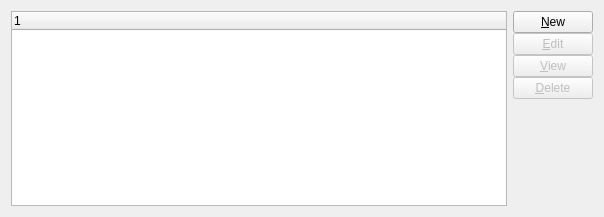
<?xml version="1.0" encoding="UTF-8"?>
<ui version="4.0">
 <comment>This file is part of the xTuple ERP: PostBooks Edition, a free and
open source Enterprise Resource Planning software suite,
Copyright (c) 1999-2018 by OpenMFG LLC, d/b/a xTuple.
It is licensed to you under the Common Public Attribution License
version 1.0, the full text of which (including xTuple-specific Exhibits)
is available at www.xtuple.com/CPAL.  By using this software, you agree
to be bound by its terms.</comment>
 <class>alarms</class>
 <widget class="QWidget" name="alarms">
  <property name="geometry">
   <rect>
    <x>0</x>
    <y>0</y>
    <width>604</width>
    <height>217</height>
   </rect>
  </property>
  <property name="minimumSize">
   <size>
    <width>0</width>
    <height>200</height>
   </size>
  </property>
  <property name="windowTitle">
   <string>Form</string>
  </property>
  <layout class="QHBoxLayout">
   <item>
    <widget class="XTreeWidget" name="_alarms">
     <property name="sizePolicy">
      <sizepolicy hsizetype="Expanding" vsizetype="Expanding">
       <horstretch>0</horstretch>
       <verstretch>0</verstretch>
      </sizepolicy>
     </property>
     <property name="minimumSize">
      <size>
       <width>0</width>
       <height>0</height>
      </size>
     </property>
     <property name="maximumSize">
      <size>
       <width>32767</width>
       <height>32767</height>
      </size>
     </property>
     <property name="focusPolicy">
      <enum>Qt::ClickFocus</enum>
     </property>
    </widget>
   </item>
   <item>
    <layout class="QVBoxLayout">
     <property name="spacing">
      <number>0</number>
     </property>
     <item>
      <widget class="QPushButton" name="_new">
       <property name="text">
        <string>&amp;New</string>
       </property>
      </widget>
     </item>
     <item>
      <widget class="QPushButton" name="_edit">
       <property name="enabled">
        <bool>false</bool>
       </property>
       <property name="text">
        <string>&amp;Edit</string>
       </property>
      </widget>
     </item>
     <item>
      <widget class="QPushButton" name="_view">
       <property name="enabled">
        <bool>false</bool>
       </property>
       <property name="text">
        <string>&amp;View</string>
       </property>
      </widget>
     </item>
     <item>
      <widget class="QPushButton" name="_delete">
       <property name="enabled">
        <bool>false</bool>
       </property>
       <property name="text">
        <string>&amp;Delete</string>
       </property>
      </widget>
     </item>
     <item>
      <spacer>
       <property name="orientation">
        <enum>Qt::Vertical</enum>
       </property>
       <property name="sizeType">
        <enum>QSizePolicy::Expanding</enum>
       </property>
       <property name="sizeHint" stdset="0">
        <size>
         <width>20</width>
         <height>0</height>
        </size>
       </property>
      </spacer>
     </item>
    </layout>
   </item>
  </layout>
 </widget>
 <customwidgets>
  <customwidget>
   <class>XTreeWidget</class>
   <extends>QTreeWidget</extends>
   <header>xtreewidget.h</header>
   <container>1</container>
  </customwidget>
 </customwidgets>
 <resources/>
 <connections>
  <connection>
   <sender>_alarms</sender>
   <signal>valid(bool)</signal>
   <receiver>_edit</receiver>
   <slot>setEnabled(bool)</slot>
   <hints>
    <hint type="sourcelabel">
     <x>270</x>
     <y>71</y>
    </hint>
    <hint type="destinationlabel">
     <x>352</x>
     <y>77</y>
    </hint>
   </hints>
  </connection>
  <connection>
   <sender>_alarms</sender>
   <signal>valid(bool)</signal>
   <receiver>_view</receiver>
   <slot>setEnabled(bool)</slot>
   <hints>
    <hint type="sourcelabel">
     <x>261</x>
     <y>104</y>
    </hint>
    <hint type="destinationlabel">
     <x>356</x>
     <y>102</y>
    </hint>
   </hints>
  </connection>
  <connection>
   <sender>_alarms</sender>
   <signal>valid(bool)</signal>
   <receiver>_delete</receiver>
   <slot>setEnabled(bool)</slot>
   <hints>
    <hint type="sourcelabel">
     <x>262</x>
     <y>152</y>
    </hint>
    <hint type="destinationlabel">
     <x>354</x>
     <y>153</y>
    </hint>
   </hints>
  </connection>
  <connection>
   <sender>_alarms</sender>
   <signal>doubleClicked(QModelIndex)</signal>
   <receiver>_edit</receiver>
   <slot>animateClick()</slot>
   <hints>
    <hint type="sourcelabel">
     <x>216</x>
     <y>80</y>
    </hint>
    <hint type="destinationlabel">
     <x>332</x>
     <y>78</y>
    </hint>
   </hints>
  </connection>
 </connections>
</ui>
